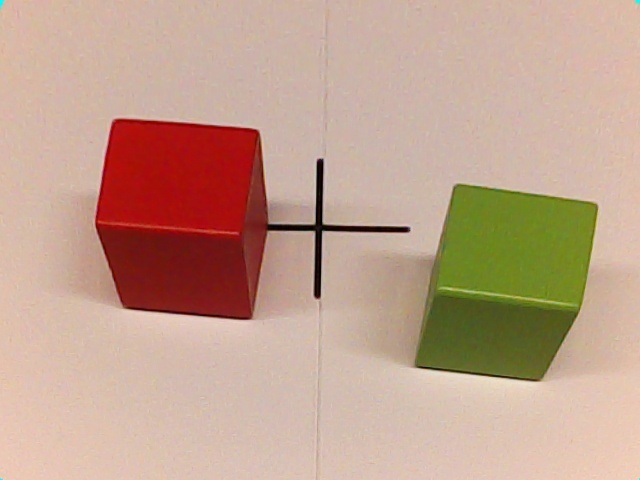
#> input picture ros2_ws/src/dofbot_garbage_yolov5/dofbot_garbage_yolov5/test_imgs/2.jpg, 640 x 480 px
$ python -i dofbot_config.py   (imports and definitions only)
#> lines starting #> are read from the running program, lines starting #| are printed output that depends on the picture; after the words box and inside, x2 and y2 are one past the last pixel; in counts of white or black regions, pixels touching at a corner belong together
#> further down, picture is the input picture: shape (480, 640, 3); mean B, G, R 141.8, 160.9, 193.5
### 0.py_install/Arm_Lib/Arm_Lib.py
import serial


class Arm_Device:
    def __init__(self, port: str = '/dev/ttyUSB0', baudrate: int = 9600, timeout: float = 1.0):
        self.ser = serial.Serial(port, baudrate, timeout=timeout)
        self.frame_header = b'\x55\x55'
        # 逻辑ID(应用中的 1~6 顺序) -> 物理ID(实际硬件接线顺序)
        # 逻辑: 1-基座,2-肩,3-肘,4-腕俯仰,5-腕旋转,6-夹爪
        # 物理: 6-基座,5-肩,4-肘,3-腕俯仰,2-腕旋转,1-夹爪
        self.id_map = {1: 6, 2: 5, 3: 4, 4: 3, 5: 2, 6: 1}
        # 统一映射：将“机械角度(度)”线性映射到协议要求的位置值 0~1000
        # 协议中 0~1000 对应 0~240°。为保持与项目脚本一致：
        # - 物理ID 2（腕旋转）按 0~270° 映射到 0~1000；其余关节按 0~180° 映射到 0~1000
        # - 需要反向的关节在这里显式处理
        self.deg_limits = {1: 180, 2: 270, 3: 180, 4: 180, 5: 180, 6: 180}
        self.invert_ids = {2, 4}

    def _degree_to_value(self, servo_id: int, angle_deg: float) -> int:
        # 根据关节最大角度做线性缩放，并按需要做方向反转
        deg_max = self.deg_limits.get(servo_id, 180)
        if servo_id in self.invert_ids:
            angle_deg = deg_max - angle_deg
        # 裁剪到合法范围
        if angle_deg < 0:
            angle_deg = 0
        elif angle_deg > deg_max:
            angle_deg = deg_max
        # 映射到 0~1000（协议的角度值）
        angle_value = int(round(angle_deg / deg_max * 1000))
        # 最终再裁剪一次，保证安全
        if angle_value < 0:
            return 0
        if angle_value > 1000:
            return 1000
        return angle_value

    def _send(self, cmd: int, params: bytes):
        length = len(params) + 2
        if length > 255:
            raise ValueError(f"参数过长，长度 {length} 超过255")
        frame = self.frame_header + length.to_bytes(1, 'big') + cmd.to_bytes(1, 'big') + params
        self.ser.reset_input_buffer()
        self.ser.write(frame)

    # [17 lines left out: function Arm_serial_servo_write, not called in this run]

    def Arm_serial_servo_write6_array(self, angles_deg, time_ms: int):
#> called with time_ms = 500
        if len(angles_deg) != 6:
            raise ValueError('angles_deg 需要 6 个元素')
        time_low = time_ms & 0xFF
        time_high = (time_ms >> 8) & 0xFF
        params = b'\x06' + time_low.to_bytes(1, 'big') + time_high.to_bytes(1, 'big')
        for servo_id, ang in enumerate(angles_deg, start=1):
            hw_id = self.id_map.get(servo_id, servo_id)
            angle_value = self._degree_to_value(hw_id, ang)
            angle_low = angle_value & 0xFF
            angle_high = (angle_value >> 8) & 0xFF
            params += hw_id.to_bytes(1, 'big') + angle_low.to_bytes(1, 'big') + angle_high.to_bytes(1, 'big')
        self._send(3, params)
        return True

    def Arm_serial_servo_write6(self, s1, s2, s3, s4, s5, s6, time):
        return self.Arm_serial_servo_write6_array([s1, s2, s3, s4, s5, s6], time)

    def Arm_Buzzer_On(self, delay=0xFF):
        # 无蜂鸣器，安全空实现
        return True

    # [5 lines left out: function close, not called in this run]

### ros2_ws/src/dofbot_garbage_yolov5/dofbot_garbage_yolov5/utils/dofbot_config.py
# !/usr/bin/env python
# coding: utf-8

import Arm_Lib
import cv2 as cv
import numpy as np


class ArmCalibration:
    def __init__(self):
        # 初始化图像
        self.image = None
        self.threshold_num = 130
        # 机械臂识别位置调节
        self.xy = [90, 120]
        # 创建机械臂驱动实例
        self.arm = Arm_Lib.Arm_Device()
        self.data_collect = True
        self.use_other_cam = False

    def calibration_map(self, image, xy=None, threshold_num=130):
        """
        放置方块区域检测函数
        :param image:输入图像
        :return:轮廓区域边点,处理后的图像
        """
        if xy != None:
            self.xy = xy
        # 机械臂初始位置角度
        joints_init = [self.xy[0], self.xy[1], 30, 70, 135, 20]
        # 将机械臂移动到标定方框的状态
        self.arm.Arm_serial_servo_write6_array(joints_init, 500)
        self.image = image
        self.threshold_num = threshold_num
        # 创建边点容器
        dp = []
        h, w = self.image.shape[:2]
#> h = 480; w = 640
        # 获取轮廓点集(坐标)
        contours = self.morphological_processing()
        # 遍历点集
        for i, c in enumerate(contours):
            # 计算轮廓区域。
            area = cv.contourArea(c)

            low_bound = None
            high_bound = None
            if self.use_other_cam:
                low_bound = h * w / 2 - 40000
            else:
                low_bound = h * w / 2
            high_bound = h * w

            # 设置轮廓区域范围
            if low_bound < area < high_bound:
                # 计算多边形的矩
                mm = cv.moments(c)
                if mm["m00"] == 0:
                    continue
                cx = mm["m10"] / mm["m00"]
                cy = mm["m01"] / mm["m00"]
                # 绘制轮廓区域
                cv.drawContours(self.image, contours, i, (255, 255, 0), 2)
                # 获取轮廓区域边点
                dp = np.squeeze(cv.approxPolyDP(c, 100, True))
                # 绘制中心
                if not self.data_collect:
                    cv.circle(
                        self.image, (np.int_(cx), np.int_(cy)), 5, (0, 0, 255), -1
                    )
        return dp, self.image

    def morphological_processing(self):
        """
        形态学及去噪处理,并获取轮廓点集
        """
        # 将图像转为灰度图
        gray = cv.cvtColor(self.image, cv.COLOR_BGR2GRAY)
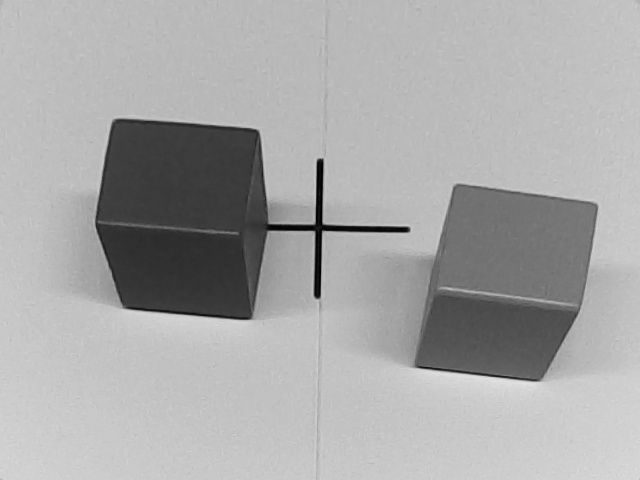
#> gray: shape (480, 640); min 1, max 227, mean 168.5
        # 使用高斯滤镜模糊图像。
        gray = cv.GaussianBlur(gray, (5, 5), 1)
        # 图像二值化操作
        _, threshold = cv.threshold(gray, self.threshold_num, 255, cv.THRESH_BINARY)
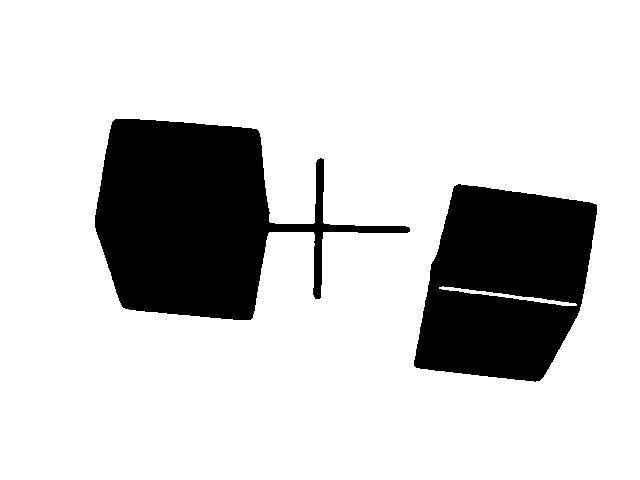
#> threshold: shape (480, 640); 80.8% white; 2 black regions, box (x1, y1, x2, y2) and area: (95, 119, 410, 320) 32280, (414, 184, 597, 382) 26807
        # 获取不同形状的结构元素
        kernel = np.ones((3, 3), np.uint8)
        # 形态学开操作
        if self.use_other_cam:
            blur = cv.morphologyEx(threshold, cv.MORPH_OPEN, kernel, iterations=8)
        else:
            blur = cv.morphologyEx(threshold, cv.MORPH_OPEN, kernel, iterations=4)
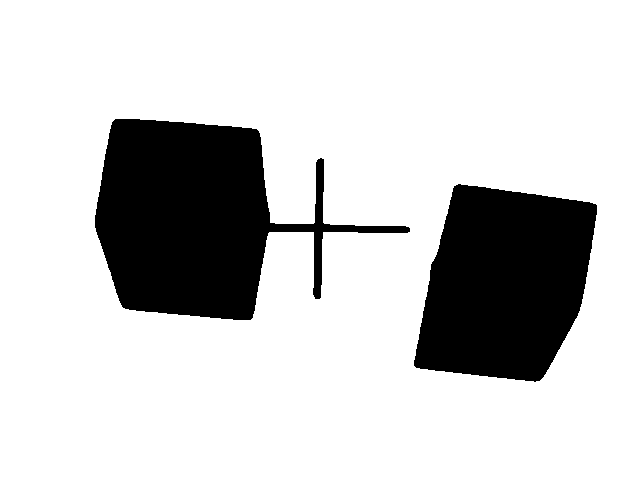
#> blur: shape (480, 640); 80.6% white; 2 black regions
        # 提取模式
        mode = cv.RETR_EXTERNAL
        # 提取方法
        method = cv.CHAIN_APPROX_NONE
        # 获取轮廓点集(坐标) python2和python3在此处略有不同
        # 层级关系 参数一：输入的二值图，参数二：提取模式，参数三：提取方法。
        contours, _ = cv.findContours(blur, mode, method)
#> contours = 1 contour; box (x1, y1, x2, y2) and area: (0, 0, 640, 480) 306081
        return contours

    # [53 lines left out: functions perspective_transform, write_XYT, read_XYT, not called in this run]

>>> import cv2
>>> picture = cv2.imread('../test_imgs/2.jpg')
>>> result = ArmCalibration().calibration_map(picture)
#> the loop in calibration_map, `for i, c in enumerate(contours):` made 1 pass
#> (area, low_bound, high_bound, cx, cy, dp) on pass 1: (306081, 153600, 307200, 319.5, 239.5, [[0, 0], [0, 479], [639, 479], [639, 0]])
#> after the loop in calibration_map, `for i, c in enumerate(contours):`:
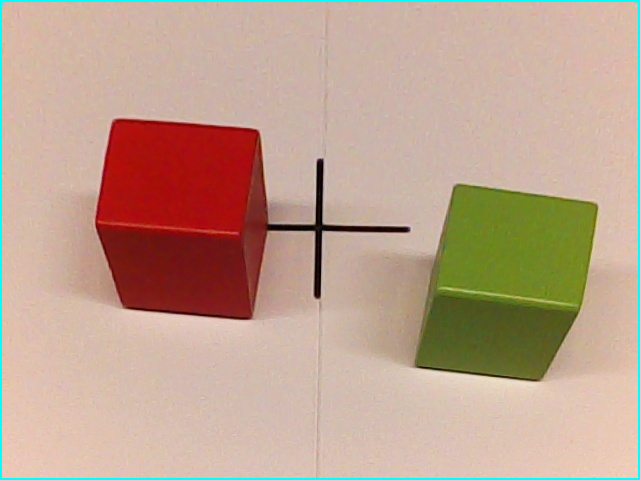
#> self.image: shape (480, 640, 3); 1.45% of pixels changed, all inside (x1, y1, x2, y2) = (0, 0, 640, 480)

$ run again, on ros2_ws/src/dofbot_garbage_yolov5/dofbot_garbage_yolov5/test_imgs/3.jpg
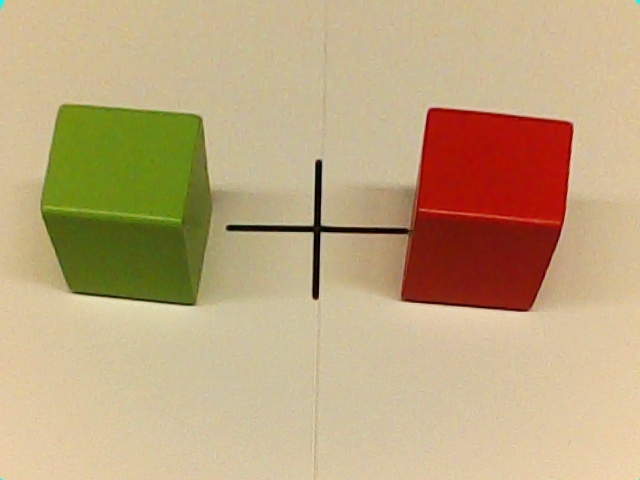
#> input picture ros2_ws/src/dofbot_garbage_yolov5/dofbot_garbage_yolov5/test_imgs/3.jpg, 640 x 480 px
#> picture is the input picture: shape (480, 640, 3); mean B, G, R 126.9, 166.3, 190.6
#> in morphological_processing, `_, threshold = cv.threshold(gray, self.threshold_num, 255, cv.THRESH_B..`:
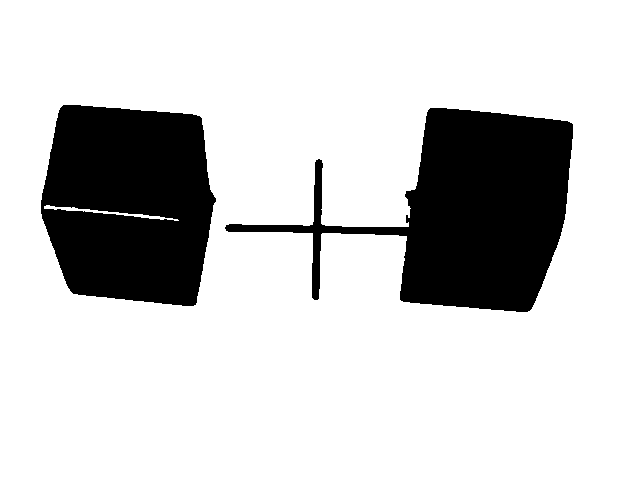
#> threshold: shape (480, 640); 80.4% white; 2 black regions, box (x1, y1, x2, y2) and area: (225, 108, 573, 312) 31202, (41, 105, 216, 306) 28929
#> blur: shape (480, 640); 80.3% white; 2 black regions
#> in morphological_processing, `contours, _ = cv.findContours(blur, mode, method)`: contours = 1 contour; box (x1, y1, x2, y2) and area: (0, 0, 640, 480) 306081
#> the loop in calibration_map, `for i, c in enumerate(contours):` made 1 pass
#> (area, low_bound, high_bound, cx, cy, dp) on pass 1: (306081, 153600, 307200, 319.5, 239.5, [[0, 0], [0, 479], [639, 479], [639, 0]])
#> after the loop in calibration_map, `for i, c in enumerate(contours):`:
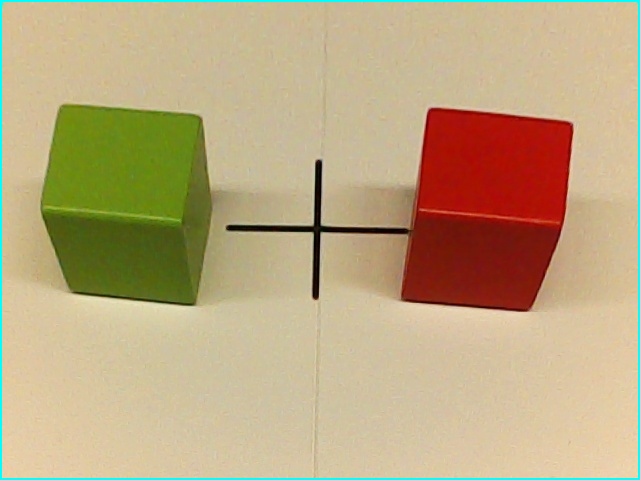
#> self.image: shape (480, 640, 3); 1.45% of pixels changed, all inside (x1, y1, x2, y2) = (0, 0, 640, 480)

$ run again, on ros2_ws/src/dofbot_garbage_yolov5/dofbot_garbage_yolov5/test_imgs/4.jpg
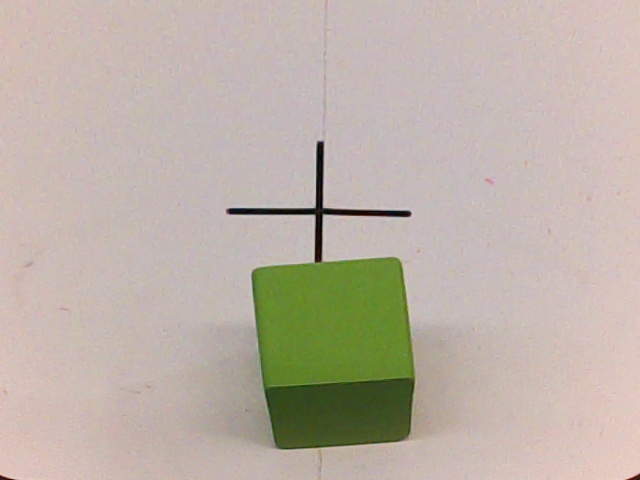
#> input picture ros2_ws/src/dofbot_garbage_yolov5/dofbot_garbage_yolov5/test_imgs/4.jpg, 640 x 480 px
#> picture is the input picture: shape (480, 640, 3); mean B, G, R 167.7, 178.3, 189.4
#> in morphological_processing, `_, threshold = cv.threshold(gray, self.threshold_num, 255, cv.THRESH_B..`:
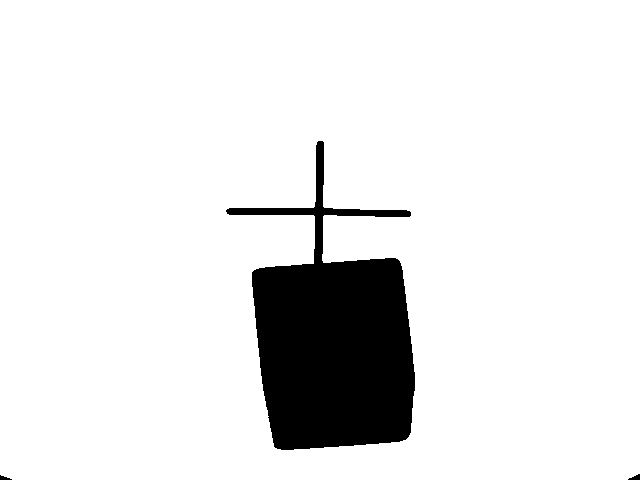
#> threshold: shape (480, 640); 90.4% white; 3 black regions, box (x1, y1, x2, y2) and area: (226, 141, 415, 450) 29546, (628, 474, 640, 480) 43, (0, 475, 12, 480) 34
#> blur: shape (480, 640); 90.4% white; 3 black regions
#> in morphological_processing, `contours, _ = cv.findContours(blur, mode, method)`: contours = 1 contour; box (x1, y1, x2, y2) and area: (0, 0, 640, 480) 306010
#> the loop in calibration_map, `for i, c in enumerate(contours):` made 1 pass
#> (area, low_bound, high_bound, cx, cy, dp) on pass 1: (306009.5, 153600, 307200, 319.5, 239.4, [[0, 0], [1, 475], [639, 473], [639, 0]])
#> after the loop in calibration_map, `for i, c in enumerate(contours):`:
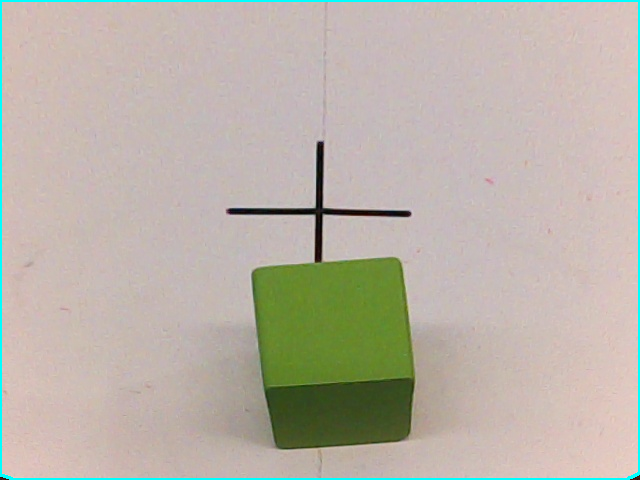
#> self.image: shape (480, 640, 3); 1.46% of pixels changed, all inside (x1, y1, x2, y2) = (0, 0, 640, 480)
